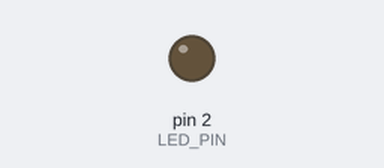
Bench run of a sketch on a simulated Arduino Uno, built with avr-gcc and run on an emulated ATmega328P. Shown: output pins drawn as LEDs (lit = HIGH). What the sketch prints to the serial monitor is not drawn.

Above: at 1.0 s.
At 6.9 s:
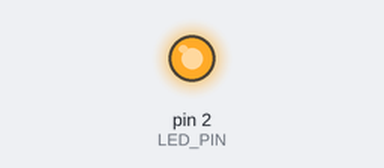
Timing chart, 0 to 9.3 s (numbered marks = the images above):
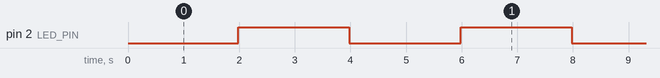

Measured:
- by itself, pin 2 (LED_PIN): alternates HIGH for 2.0 s and LOW for 2.0 s

The sketch:

timer2_blink.ino
```cpp
// ============================================
// ПУНКТ 1: Blink по прерываниям на 8-битном таймере
// Максимальный период ~2 секунды
// ============================================

#define LED_PIN 2  // Светодиод подключен к пину 2

volatile unsigned int timer2_counter = 0;

void setup() {
  Serial.begin(9600);
  pinMode(LED_PIN, OUTPUT);
  setupTimer2();
}

void loop() {}

void setupTimer2() {
  cli();

  TCCR2A = 0;
  TCCR2B = 0;
  TCNT2 = 0;

  TCCR2A |= (1 << WGM21);

  TCCR2B |= (1 << CS22) | (1 << CS21) | (1 << CS20);

  OCR2A = 255;

  TIMSK2 |= (1 << OCIE2A);

  sei();

  // Расчет частоты прерываний:
  // f = 16000000 / (1024 * 256) ≈ 61 Гц
  // Период одного прерывания ≈ 16.4 мс
  // Для периода 2 сек: 2000 / 16.4 ≈ 122 прерывания

  Serial.println("[OK] Timer2 настроен:");
  Serial.println("  - Предделитель: 1024");
  Serial.println("  - OCR2A: 255");
  Serial.println("  - Частота прерываний: ~61 Гц");
  Serial.println("  - Период мигания: ~2 сек");
  Serial.println();
}

ISR(TIMER2_COMPA_vect) {
  timer2_counter++;

  if (timer2_counter >= 122) {
    timer2_counter = 0;

    PORTD ^= (1 << 2);
  }
}
```
